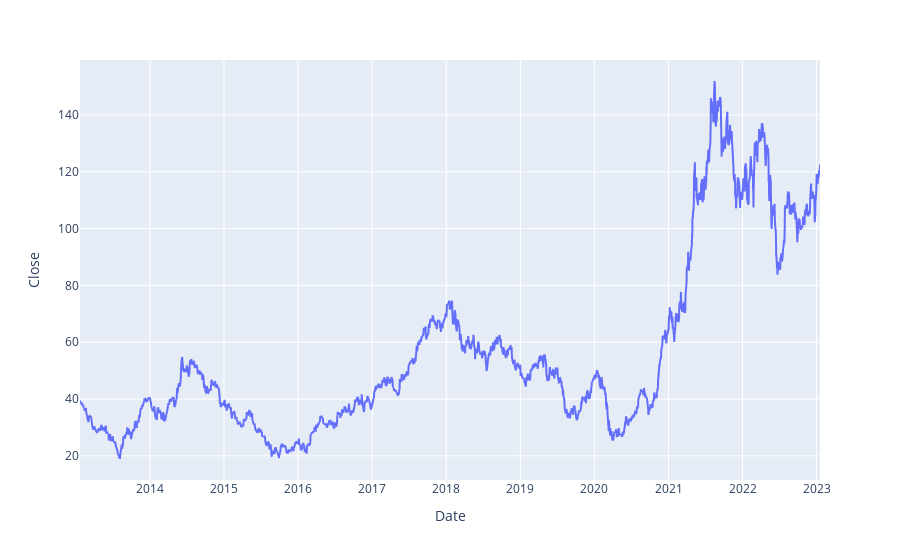

Notebook cell for this chart:
### Markdown cell above
### change in closing price

### Code cell
pe.line(      df,    x=df.Date,    y=df.Close    )

### Figure 1 — Plotly figure (JSON) as saved in the notebook; plotly's stock layout.template omitted (floating-point values rounded to 4 significant figures; data arrays with more than 128 entries replaced by an {"elided": "..."} marker saying what was removed)
{"data": [{"hovertemplate": "Date=%{x}<br>Close=%{y}<extra></extra>", "legendgroup": "", "line": {"color": "#636efa", "dash": "solid"}, "marker": {"symbol": "circle"}, "mode": "lines", "name": "", "showlegend": false, "type": "scattergl", "x": {"elided": "2469 str values"}, "xaxis": "x", "y": {"elided": "2469 float values"}, "yaxis": "y"}], "layout": {"legend": {"tracegroupgap": 0}, "margin": {"t": 60}, "xaxis": {"anchor": "y", "domain": [0, 1], "title": {"text": "Date"}}, "yaxis": {"anchor": "x", "domain": [0, 1], "title": {"text": "Close"}}}}
